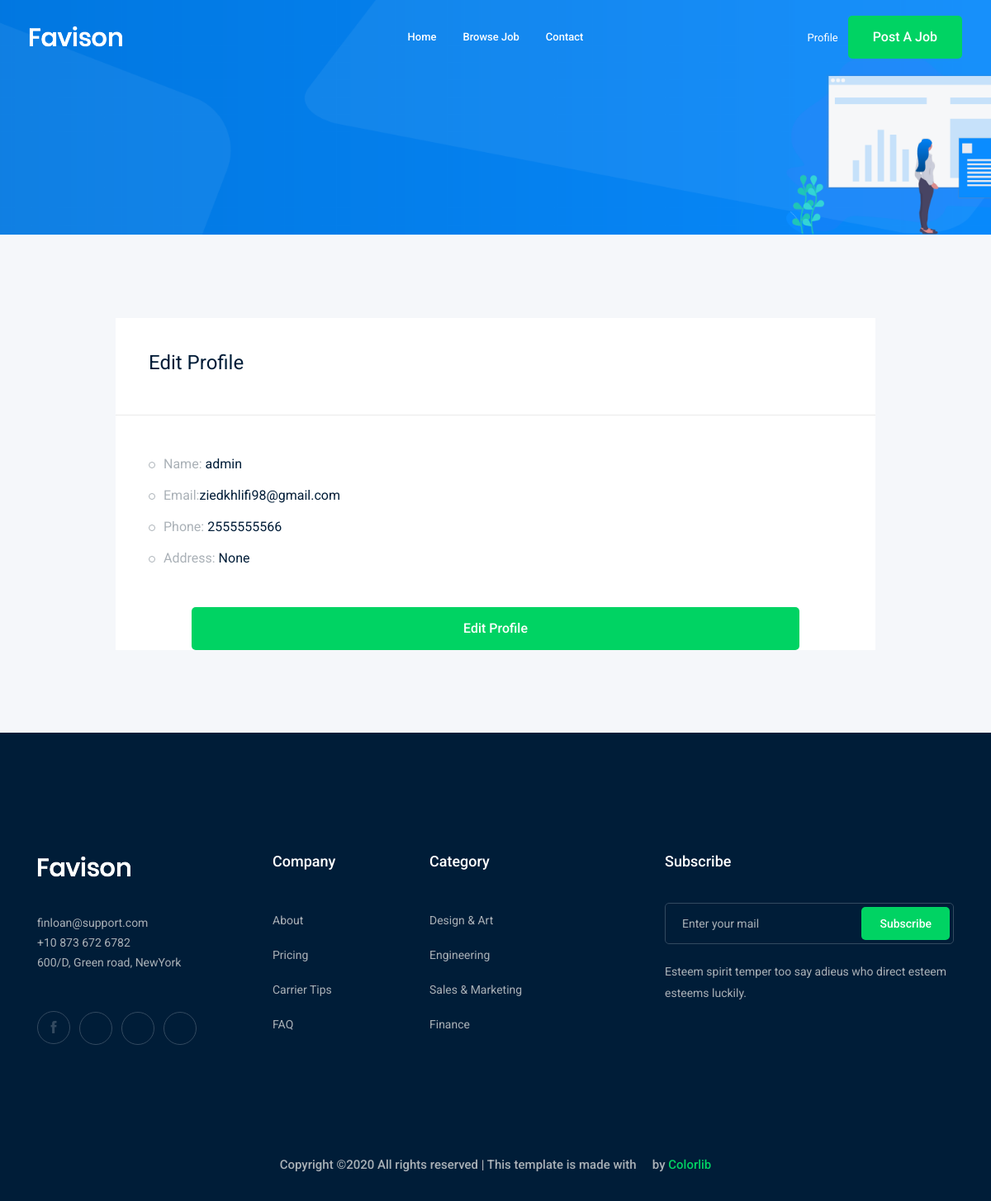
/accounts/profile/ (signed in), run on the app's committed database.
### accounts/models.py (models this page shows)
class Profile (models.Model):
    user = models.OneToOneField(User,on_delete=models.CASCADE)
    city = models.ForeignKey('City',related_name='user_city',on_delete=models.CASCADE, null=True , blank=True)
    phone_number = models.CharField(max_length=15)
    image = models.ImageField(upload_to='profile/')
    def __str__(self):
        return str(self.user)

### accounts/views.py (the view)
# urls.py: path('profile/', views.profile, name='profile'),
def profile(request):
    profile = Profile.objects.get(user=request.user)
    return render(request,'accounts/profile.html',{'profile': profile})

### accounts/templates/accounts/profile.html (shortened to what this page needs)
{% extends 'base.html' %}
       {% block body %}
 <div class="bradcam_area bradcam_bg_1">
        <div class="container">
            <div class="row">
                <div class="col-xl-12">
                </div>
            </div>
        </div>
    </div>
    <div class="job_details_area">
        <div class="container">
            <div class="row">
                <div class="col-lg-10 mx-auto">
                    <div class="job_sumary">
                        <div class="summery_header">
                            <h3>Edit Profile</h3>
                        </div>
                        <div class="job_content">
                            <ul>
                                <li>Name: <span>{{profile}}</span></li>
                                <li>Email:<span>{{profile.user.email}} </span></li>
                                <li>Phone: <span>{{profile.phone_number}}</span></li>
                                <li>Address: <span>{{profile.city}} </span></li>
                            </ul>
                        </div>
                        <div class="col-lg-10 mx-auto">
                            <a href="{% url 'accounts:profile_edit' %}" class="boxed-btn3 w-100" >Edit Profile</a>
                        </div>
                    </div>
                </div>
            </div>
        </div>
    </div>
   {% endblock body %}

### data on the page
Profile: user.username "admin", user.email "ziedkhlifi98@gmail.com", phone_number "2555555566", city "None"
